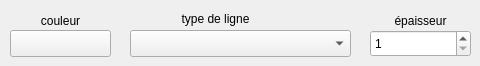
     <widget class="QWidget" name="ccfg">
      <attribute name="title">
       <string>fichier configuration</string>
      </attribute>
      <widget class="QLabel" name="label_10">
       <property name="geometry">
        <rect>
         <x>130</x>
         <y>10</y>
         <width>171</width>
         <height>17</height>
        </rect>
       </property>
       <property name="text">
        <string>type de ligne</string>
       </property>
       <property name="alignment">
        <set>Qt::AlignCenter</set>
       </property>
      </widget>
      <widget class="QPushButton" name="btcoulconnexion_1">
       <property name="geometry">
        <rect>
         <x>10</x>
         <y>30</y>
         <width>101</width>
         <height>27</height>
        </rect>
       </property>
       <property name="text">
        <string/>
       </property>
      </widget>
      <widget class="QSpinBox" name="eprconnect_1">
       <property name="geometry">
        <rect>
         <x>370</x>
         <y>30</y>
         <width>101</width>
         <height>27</height>
        </rect>
       </property>
       <property name="minimum">
        <number>1</number>
       </property>
       <property name="maximum">
        <number>10</number>
       </property>
      </widget>
      <widget class="QComboBox" name="boitetpligne_1">
       <property name="geometry">
        <rect>
         <x>130</x>
         <y>30</y>
         <width>221</width>
         <height>27</height>
        </rect>
       </property>
      </widget>
      <widget class="QLabel" name="label_11">
       <property name="geometry">
        <rect>
         <x>370</x>
         <y>10</y>
         <width>101</width>
         <height>21</height>
        </rect>
       </property>
       <property name="text">
        <string>épaisseur</string>
       </property>
       <property name="alignment">
        <set>Qt::AlignCenter</set>
       </property>
      </widget>
      <widget class="QLabel" name="label_9">
       <property name="geometry">
        <rect>
         <x>10</x>
         <y>10</y>
         <width>101</width>
         <height>21</height>
        </rect>
       </property>
       <property name="text">
        <string>couleur</string>
       </property>
       <property name="alignment">
        <set>Qt::AlignCenter</set>
       </property>
      </widget>
     </widget>
